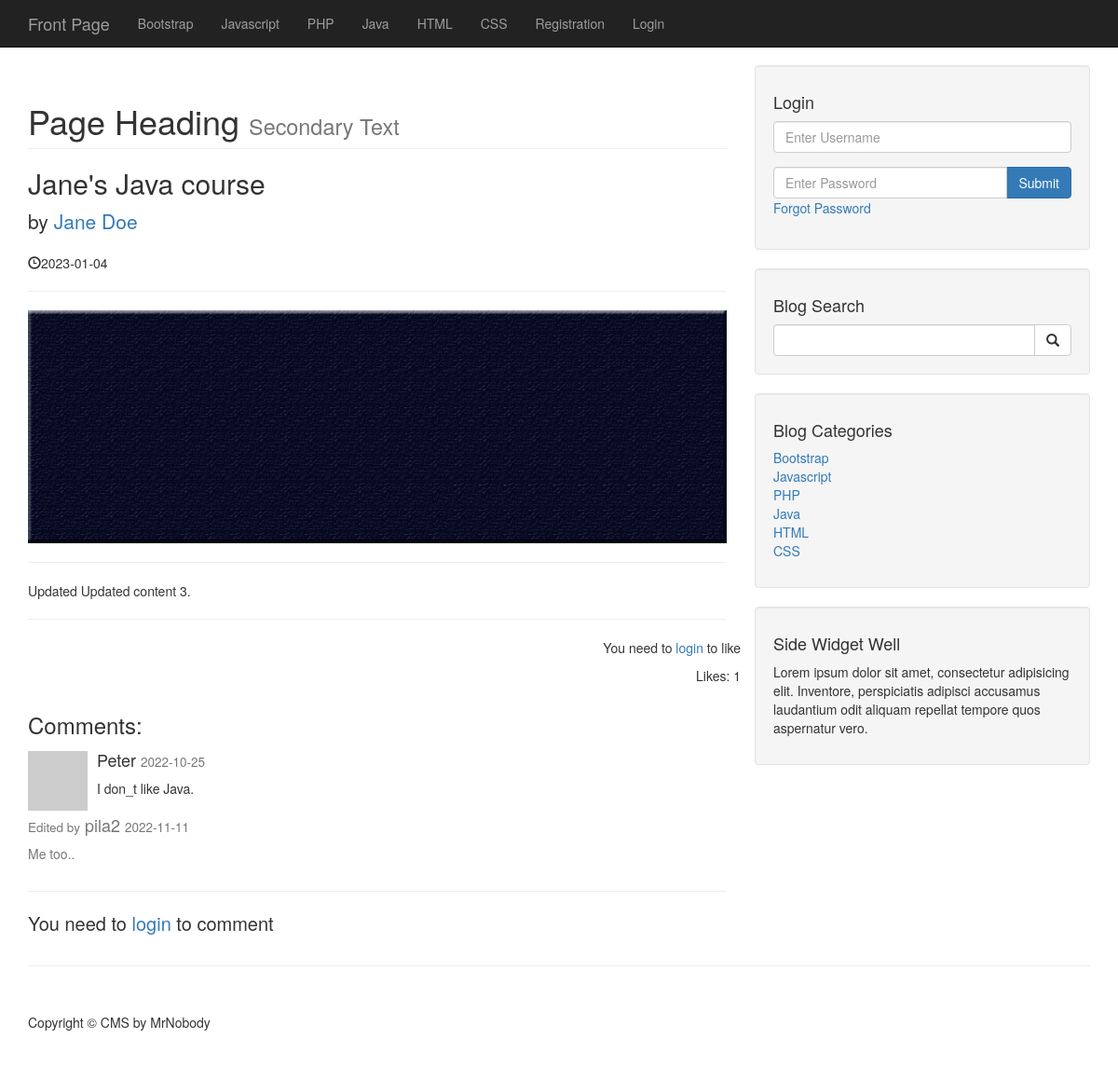
The app's page /post.php?p_id=4, older data.
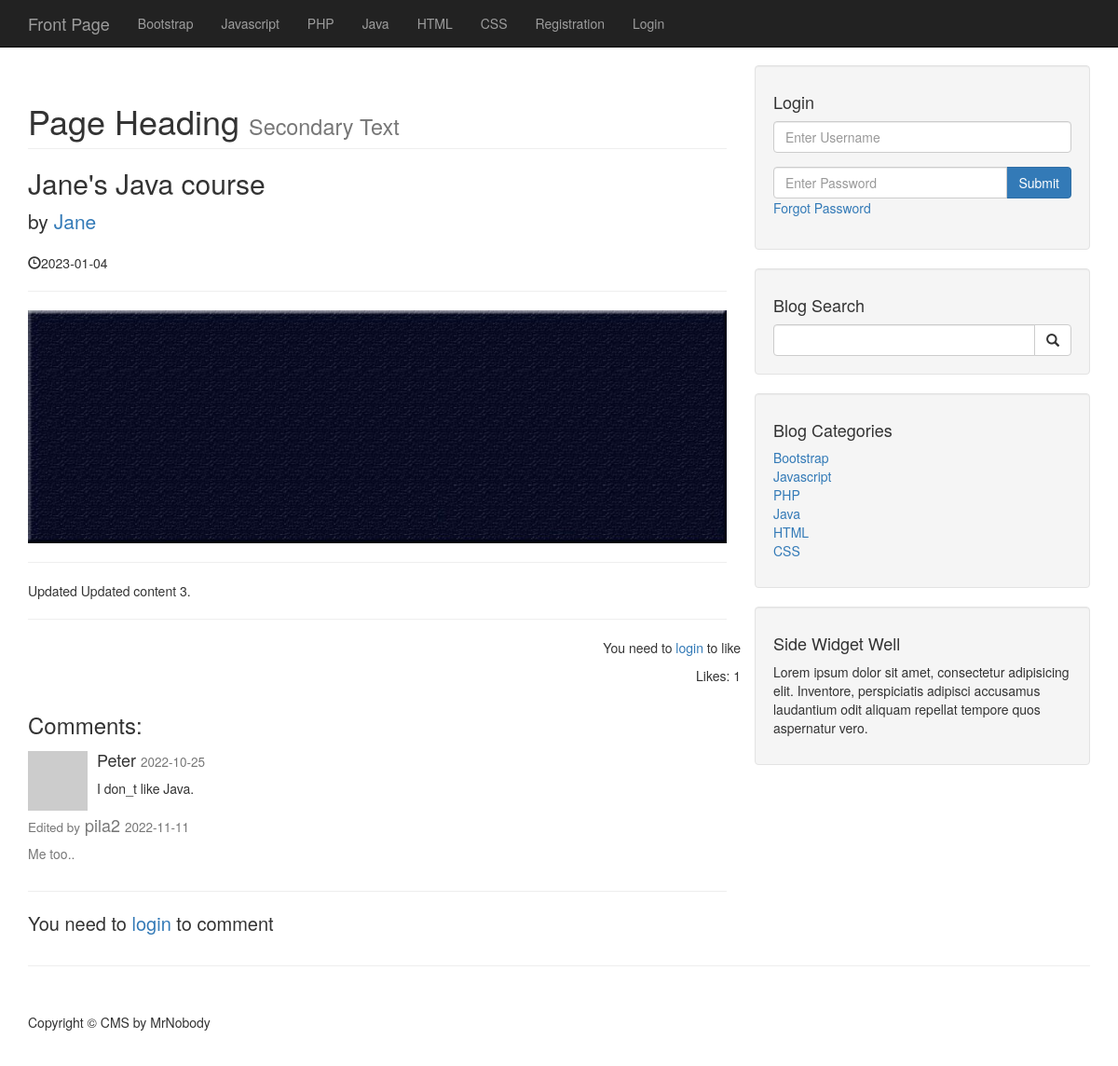
The same page, newer data.
### tables this page shows
CREATE TABLE `posts` (
  `post_id` int(3) NOT NULL,
  `post_category_id` int(3) NOT NULL,
  `user_id` int(11) NOT NULL,
  `post_title` varchar(255) NOT NULL,
  `post_author` varchar(255) NOT NULL,
  `post_date` date NOT NULL,
  `post_image` text NOT NULL,
  `post_content` text NOT NULL,
  `post_tags` varchar(255) NOT NULL,
  `post_comment_count` int(11) NOT NULL,
  `post_status` varchar(255) NOT NULL DEFAULT 'draft',
  `post_views_count` int(11) NOT NULL,
  `likes` int(11) NOT NULL
);

### post.php (the view, shortened to what the changed rows need)
<?php
   include ("includes/head.php");
?>
<div class="container">
   <div class="row">
      <div class="col-md-8">
         <?php
            if(isset($_GET['p_id'])) {
               $the_post_id = escape($_GET['p_id']);
               if(isset($_SESSION['user_name']) && isAdmin($_SESSION['user_name'])) {
                  $stmt1 = mysqli_prepare($connection, "SELECT post_id, post_title, post_author, post_date, post_image, post_content FROM posts WHERE post_id = ?");
               } else {
                  $stmt2 = mysqli_prepare($connection, "SELECT post_id, post_title, post_author, post_date, post_image, post_content FROM posts WHERE post_id = ? AND post_status = ?");
                  $published = 'published';
               }
               if(isset($stmt1)) {
                  mysqli_stmt_bind_param($stmt1, "i", $the_post_id);
                  mysqli_stmt_execute($stmt1);
                  mysqli_stmt_bind_result($stmt1, $post_id, $post_title, $post_author, $post_date, $post_image, $post_content);
                  $stmt = $stmt1;
               } else {
                  mysqli_stmt_bind_param($stmt2, "is", $the_post_id, $published);
                  mysqli_stmt_execute($stmt2);
                  mysqli_stmt_bind_result($stmt2, $post_id, $post_title, $post_author, $post_date, $post_image, $post_content);
                  $stmt = $stmt2;
               }
               mysqli_stmt_store_result($stmt);
               if(mysqli_stmt_num_rows($stmt) >= 1) {
                  while (mysqli_stmt_fetch($stmt)) {
                  ?>
                     <h1 class="page-header">
                           Page Heading
                           <small>Secondary Text</small>
                     </h1>
                     <h2>
                        <?php echo "$post_title"; ?>
                     </h2>
                     <p class="lead">
                        by <a href="/!php/_cms_practice/author_post.php?author=<?php echo "$post_author"; ?>&p_id=<?php echo "$post_id"; ?>"><?php echo "$post_author"; ?></a>
                     </p>
                     <p><span class="glyphicon glyphicon-time"></span><?php echo "$post_date"; ?></p>
                     <hr>
                     <img class="img-responsive" src="/!php/_cms_practice/images/<?php echo imagePlaceholder($post_image); ?>"alt="">
                     <hr>
                     <p><?php echo "$post_content"; ?></p>
                     <hr>
                  <?php
                     if(isLoggedIn()) { ?>
                        <div class="row">
                           <p class="pull-right"><a class="<?php echo userLikedPost($the_post_id) ? 'unlike' : 'like'; ?>" href=""
                           data-toggle="tooltip" data-placement="top"
                           title="<?php echo userLikedPost($the_post_id) ? 'I liked this before' : 'Want to like it?'; ?>">
                           <span class="glyphicon glyphicon-thumbs-up"></span><?php echo userLikedPost($the_post_id) ? ' Unlike' : ' Like'; ?></a></p>
                        </div>
                     <?php
                     } else { ?>
                        <div class="row">
                           <p class="pull-right">You need to <a href="/!php/_cms_practice/login">login</a> to like</p>
                        </div>
                     <?php } ?>
                     <div class="row">
                        <p class="pull-right">Likes: <?php getPostLikes($the_post_id); ?></p>
                     </div>
                  <?php
                  }
                  ?>
               <?php
                  $query = "SELECT * FROM comments WHERE comment_post_id = {$the_post_id} ";
                  $query .= "AND comment_status = 'approved' ";
                  $query .= "ORDER BY comment_id DESC ";
                  $select_comment_query = mysqli_query($connection, $query);
                  echo "<h3>Comments:</h3>";
                  while($row = mysqli_fetch_assoc($select_comment_query)) {
                     $comment_edit_author = $row['comment_edit_author'];
                  ?>
                     <div class="media">
                        <a class="pull-left" href="#">
                        </a>
                        <div class="media-body">
                        </div>
                        <?php
                        if($comment_edit_author) {
                           echo "<div class='comment_edit'>";
                           echo "</div>";
                        }
                        ?>
                     </div>
                     <hr>
                  <?php
                  }
                  ?>
                  <?php
                  if(isLoggedIn()) { ?>
                     <div class="well">
                        <h4>Leave a Comment:</h4>
                        <form action="" method="post" role="form">
                           <div class="form-group">
                              <label for="author">Author</label>
                              <input type="text" class="form-control" name="comment_author">
                           </div>
                           <div class="form-group">
                              <label for="email">Email</label>
                              <input type="email" class="form-control" name="comment_email">
                           </div>
                        <form role="form">
                           <div class="form-group">
                              <label for="comment">Your Comment</label>
                              <textarea id="editor_body" class="form-control" name="comment_content" rows="3"></textarea>
                           </div>
                           <button type="submit" class="btn btn-primary" name="create_comment">Submit</button>
                        </form>
                     </div>
                     <hr>
                  <?php
                  } else { ?>
                     <div class="row">
                        <p style="margin-left: 15px; font-size: 2rem;">You need to <a href="/!php/_cms_practice/login">login</a> to comment</p>
                     </div>
                  <?php }
               }
            } else {
               header("Location: index.php");
            }
         ?>
      </div>
   </div>
<?php include ("includes/footer.php"); ?>

### admin/functions.php (shortened to what the changed rows need)
<?php
   function query($query) {
      global $connection;
      $result = mysqli_query($connection, $query);
      return $result;
   }
   function escape($string) {
      global $connection;
      return mysqli_real_escape_string($connection, trim($string));
   }
   function isLoggedIn() {
      return false;
   }
   function getPostLikes($post_id) {
      $result = query("SELECT * FROM likes WHERE post_id = $post_id");
      echo mysqli_num_rows($result);
   }
   function imagePlaceholder($image = null) {
      if (!$image) {
         return "image_2.jpg";
      } else {
         return $image;
      }
   }
   ?>

Row changes from the older to the newer data that the page shows:
changed posts: post_author "Jane Doe" → "Jane"
